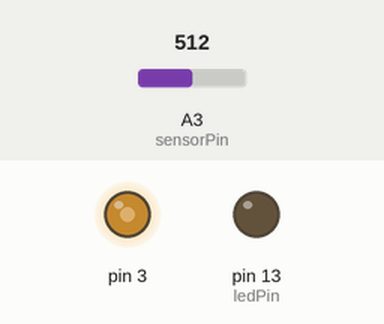
This sketch was run on a simulated Arduino Uno, built with avr-gcc and run on an emulated ATmega328P. On the bench: output pins drawn as LEDs (lit = HIGH). The test bench sets the inputs (shaded band); at power-on: A3 (sensorPin) = 512.

Above: at 1.2 s.
1.3 s: A3 (sensorPin) set to 716
At 2.5 s:
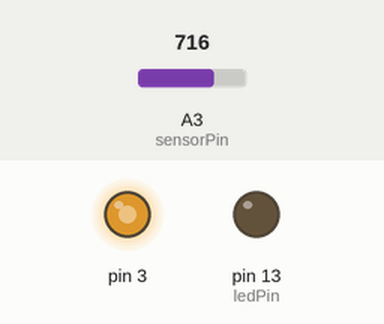
2.8 s: A3 (sensorPin) set to 900
At 3.7 s:
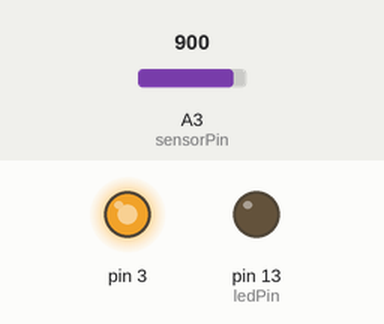
4.3 s: A3 (sensorPin) set to 122
At 4.8 s:
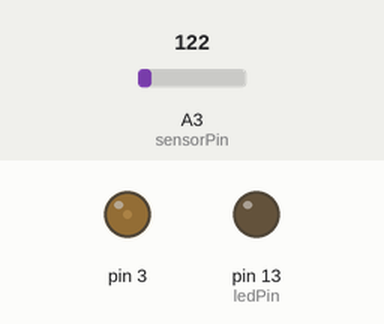
5.8 s: A3 (sensorPin) set to 0
At 7.0 s:
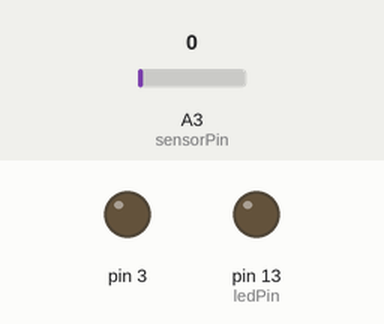
7.3 s: A3 (sensorPin) set to 511
At 8.3 s:
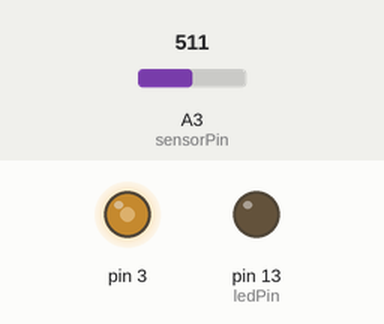
Timing chart, 0 to 9.8 s (numbered marks = the images above; inputs shaded):
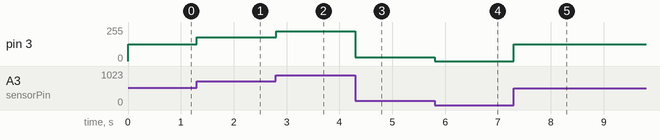

Measured:
- after the input at 1.3 s, pin 3: 127/255 → 178/255 at once
- after the input at 2.8 s, pin 3: 178/255 → 224/255 at once
- after the input at 4.3 s, pin 3: 224/255 → 30/255 at once
- after the input at 5.8 s, pin 3: 30/255 → 0/255 at once
- after the input at 7.3 s, pin 3: 0/255 → 127/255 at once

The sketch:

arduino_potatometer2.ino
```cpp
int sensorPin = A3; // select the input pin for the potentiometer
int ledPin = 13; // select the pin for the LED

// variable to store the value coming from the sensor
int sensorValue = 0;

void setup()
{
// declare the ledPin as an OUTPUT:
pinMode(ledPin, OUTPUT);
}

void loop()
{
// read the value from the sensor:
sensorValue = analogRead(sensorPin);

// Map an analog value to 8 bits (0 to 255)
sensorValue = map(sensorValue, 0, 1023, 0, 255);

// LED on pin 3
analogWrite(3, sensorValue);
}
```
